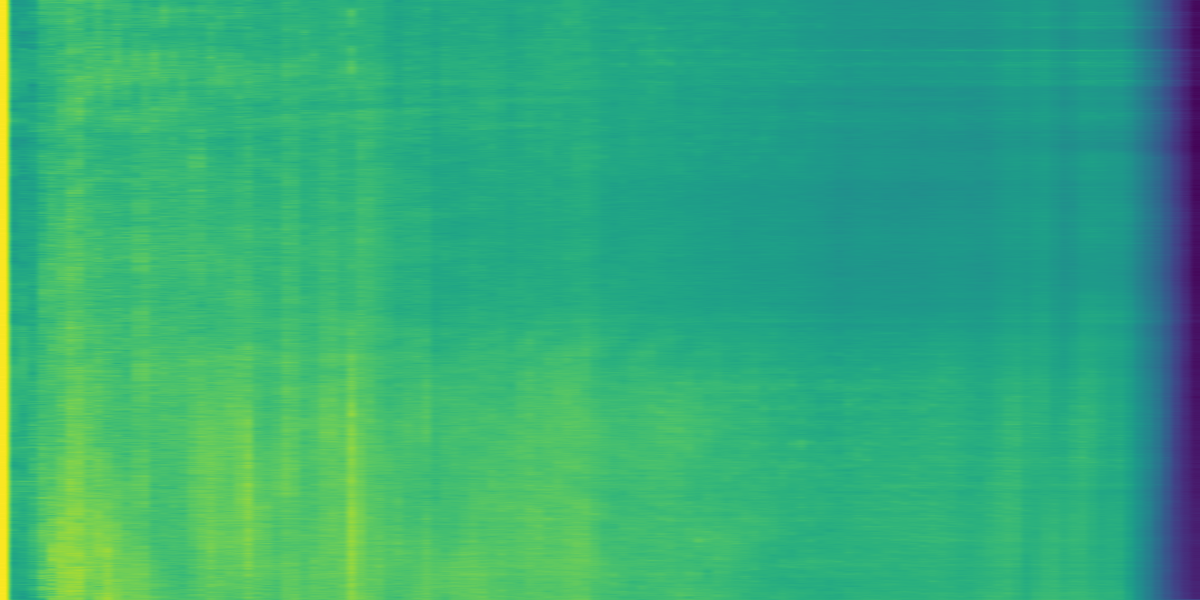
#> input picture paper/assets/mel_spectrogram.png, 1200 x 600 px
$ python graph_seg.py
#> lines starting #> are read from the running program, lines starting #| are printed output that depends on the picture
import matplotlib.pyplot as plt
from PIL import Image
import numpy as np

# 读取图像
img = Image.open("assets/mel_spectrogram.png").resize((300, 300))
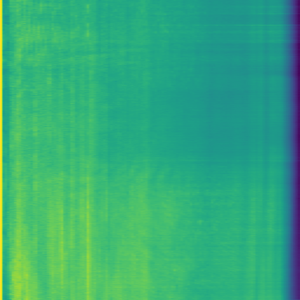
#> img: PIL image 300x300 RGBA; mean R, G, B, A 52.7, 171.8, 122, 255

patch_size = 100

fig = plt.figure(figsize=(12, 6))

# ===== 上面 3×3 =====
for i in range(9):
    ax = fig.add_subplot(4, 9, (i//3)*3 + (i%3) + 1)

    x = (i % 3) * patch_size
    y = (i // 3) * patch_size

    patch = img.crop((x, y, x + patch_size, y + patch_size))

    ax.imshow(patch)
    ax.axis("off")
#> this loop made 9 passes
#> pass 1, `patch = img.crop((x, y, x + patch_size, y + patch_size))`:
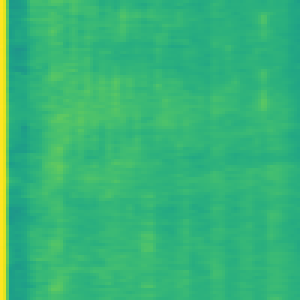
#> patch: PIL image 100x100 RGBA (shown 3 times larger); mean R, G, B, A 55, 181.7, 119.3, 255
#> pass 2, `patch = img.crop((x, y, x + patch_size, y + patch_size))`:
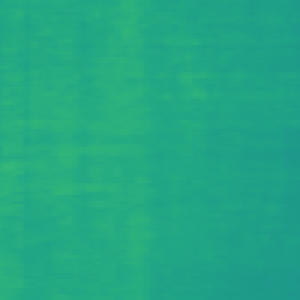
#> patch: PIL image 100x100 RGBA (shown 3 times larger); mean R, G, B, A 34.8, 167.1, 131.4, 255
#> pass 3, `patch = img.crop((x, y, x + patch_size, y + patch_size))`:
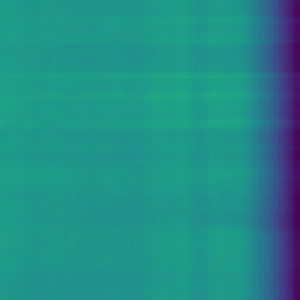
#> patch: PIL image 100x100 RGBA (shown 3 times larger); mean R, G, B, A 34.7, 139.9, 136.7, 255

# ===== 下面 1×9 =====
for i in range(9):
    ax = fig.add_subplot(4, 9, 28 + i)  # 第4行

    x = (i % 3) * patch_size
    y = (i // 3) * patch_size

    patch = img.crop((x, y, x + patch_size, y + patch_size))

    ax.imshow(patch)
    ax.axis("off")

plt.tight_layout()
plt.savefig("assets/mel_spectrogram_parts.png")  # 保存图像到文件
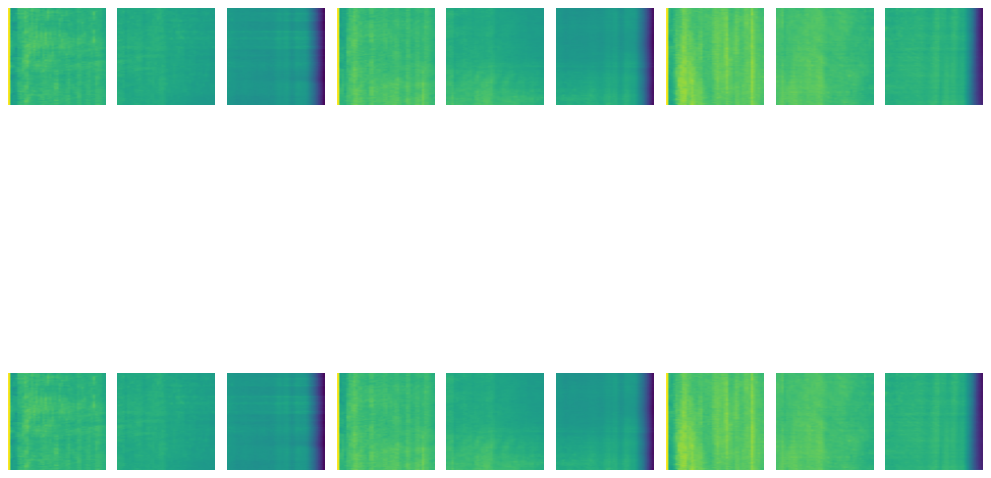
#> figure drawn by matplotlib, 18 panels
plt.show()
